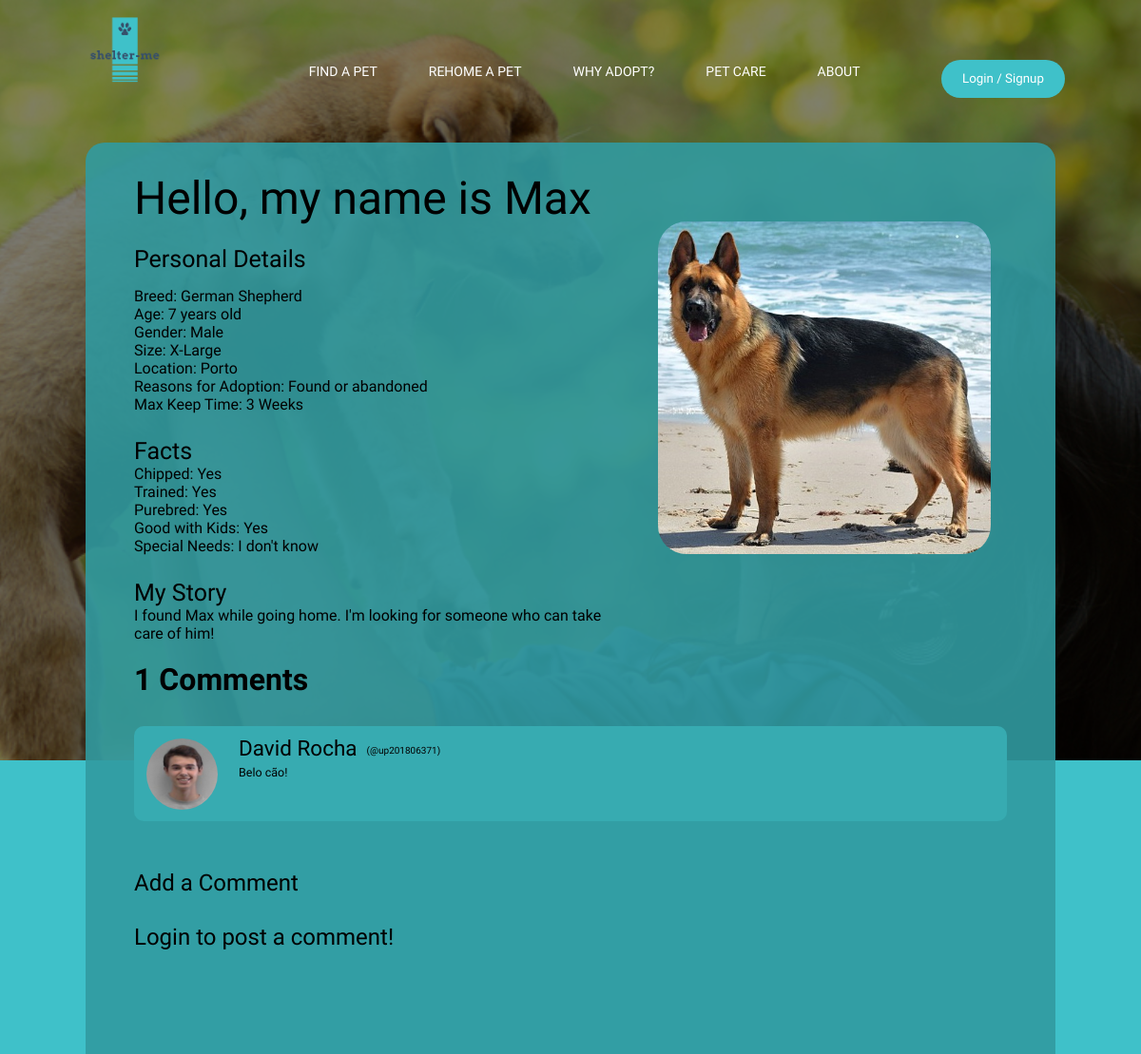
/pages/animalsdetails.php?animal_id=4, run on the app's committed database.
### tables this page shows
CREATE TABLE animal (animal_id INTEGER PRIMARY KEY, animal_name VARCHAR NOT NULL, species VARCHAR NOT NULL, breed VARCHAR NOT NULL, age INTEGER NOT NULL CHECK (age > 0), gender VARCHAR NOT NULL, size VARCHAR NOT NULL, spayed_neutered, location VARCHAR, reasons VARCHAR, keep_time VARCHAR, story VARCHAR, image INTEGER REFERENCES images (id), owner VARCHAR REFERENCES user (username) ON UPDATE CASCADE, adopted BOOLEAN, newowner VARCHAR REFERENCES user (username) ON UPDATE CASCADE, factID INTEGER REFERENCES factCheck (id));

CREATE TABLE factCheck(
  id integer primary key,
  chip varchar not null,
  trained varchar not null,
  purebred varchar not null,
  kids varchar not null,
  specialNeeds varchar(2000) not null
);

CREATE TABLE images (
  id INTEGER PRIMARY KEY,
  title VARCHAR NOT NULL
);

CREATE TABLE comments (
    id        INTEGER PRIMARY KEY AUTOINCREMENT,
    animal_id INTEGER REFERENCES animal (animal_id) ON UPDATE CASCADE,
    username  VARCHAR REFERENCES user (username) ON UPDATE CASCADE,
    text      VARCHAR
);

CREATE TABLE user (
    username     VARCHAR PRIMARY KEY,
    password     VARCHAR NOT NULL,
    firstname    VARCHAR,
    lastname     VARCHAR,
    gender       VARCHAR,
    phonenumber  INTEGER,
    aboutme      VARCHAR,
    city         VARCHAR,
    profilepicId INTEGER
);

### pages/animalsdetails.php (called while the page is built, shortened)
<?php
  include_once('../includes/header.php');
  include_once('../database/animals.php');
  include_once('../templates/tpl_favAndApplied.php');
  include_once('../templates/tpl_comments.php');
  include_once('../templates/tpl_animalsdetails.php');
  $id = $_GET['animal_id'];
  $animals = getAnimalById($id);
  $owner = getOwner($animals[0]['owner']);
  $comments = getAnimalComments($id);
  draw_animalsdetails($id, $animals, $owner, $comments);
?>

### database/animals.php (called while the page is built, shortened)
<?php
  function getAnimalComments($animal_id){
    $db = Database::instance()->db();
    $stmt = $db->prepare('SELECT * FROM comments WHERE animal_id = ?');
    $stmt->execute(array($animal_id));
    return $stmt->fetchAll();
  }
  function getAnimalById($animal_id){
    $db = Database::instance()->db();
    $stmt = $db->prepare('SELECT * FROM animal INNER JOIN images ON animal.image = images.id INNER JOIN factCheck on factID = factCheck.id WHERE animal_id = ?');
    $stmt->execute(array($animal_id));
    return $stmt->fetchAll();
  }
?>

### templates/tpl_animalsdetails.php (the view, shortened to what this page needs)
<?php function draw_animalsdetails($id, $animals, $owner, $comments) { ?>
    <!DOCTYPE html>
    <html>
        <body>
            <div class="backgroundBox">
                <div class="animalname">
                    Hello, my name is <?=strip_tags($animals[0]['animal_name'])?>
                </div>
                <div class = "infoandpic">
                    <div class ="info">
                        <div class="personaldetails">
                            <label> Personal Details </label>
                        </div>
                        <div class="breed">
                            <label> Breed: <?=$animals[0]['breed']?> </label>
                        </div>
                        <div class="age">
                            <label> Age: <?=$animals[0]['age']?> years old </label>
                        </div>
                        <div class="gender">
                            <label> Gender: <?=$animals[0]['gender']?> </label>
                        </div>
                        <div class="size">
                            <label> Size: <?=$animals[0]['size']?> </label>
                        </div>
                        <div class="location">
                            <label> Location: <?=$animals[0]['location']?> </label>
                        </div>
                        <div class="reasons">
                            <label> Reasons for Adoption: <?=$animals[0]['reasons']?> </label>
                        </div>
                        <div class="keeptime">
                            <label> Max Keep Time: <?=$animals[0]['keep_time']?> </label>
                        </div>
                        <div class="aboutme">
                            <label> Facts </label>
                        </div>
                        <div class="story">
                            <label> Chipped: <?=$animals[0]['chip']?> </label>
                        </div>
                        <div class="story">
                            <label> Trained: <?=$animals[0]['trained']?> </label>
                        </div>
                        <div class="story">
                            <label> Purebred: <?=$animals[0]['purebred']?> </label>
                        </div>
                        <div class="story">
                            <label> Good with Kids: <?=$animals[0]['kids']?> </label>
                        </div>
                        <div class="specialNeeds">
                            <label> Special Needs: <?=$animals[0]['specialNeeds']?> </label>
                        </div>
                        <div class="aboutme">
                            <label> My Story </label>
                        </div>
                        <div class="story">
                            <label> <?=$animals[0]['story']?> </label>
                        </div>
                        <?php show_favAndApplied($id, $animals, $owner); ?>
                </div>
                <?php show_comments($comments, $id, $owner['title']); ?>
            </div>
        </body>
    </html>
<?php } ?>

### templates/tpl_favAndApplied.php (shortened to what this page needs)
<?php function show_favAndApplied($id, $animals, $owner) {
  ?>
    </div>
    <div class = "animalpicture">
        <img src= <?= $animals[0]['title'] ?> class="animalpic" width="350px"/>
    </div>
<?php } ?>

### templates/tpl_comments.php (shortened to what this page needs)
<?php function show_comments($comments, $id, $owner) {
  ?>
    <?php
        $db = new PDO('sqlite:../database/shelter.db');
        $stmt = $db->prepare("SELECT * from user INNER JOIN comments ON user.username = comments.username INNER JOIN images on user.profilepicID = images.id WHERE animal_id = $id");
        $stmt->execute();
        $users = $stmt->fetchAll();
        $userid = 0;
    ?>
    <head> <script src="../js/script.js" defer></script> </head>
    <div class="comments" id ="comments">
        <h1> <?=count($comments)?> Comments </h1>
        <?php foreach ($comments as $comment) { ?>
            <div class="comment" id="comment">
                <article>
                    <div class = "userpicture">
                        <img src= <?=$users[$userid]['title']?> alt="animalpicture"/>
                    </div>
                    <div class="commentandpostedby">
                        <div class="postedby">
                            <div class="commentername"><?=$users[$userid]['firstname']." ".$users[$userid]['lastname']?></div>
                            <div class="commenterusername"><?="(@".$users[$userid]['username'].")"?></div>
                        </div>
                        <div class="text">
                            <p> <?=strip_tags($comment['text']);++$userid?></p>
                        </div>
                    </div>
                </article>
            </div>
            <div class="divisor"></div>
        <?php } ?>
    </div>
    <div class = "addcomment">
        <?php if (isset($_SESSION['username']) && $_SESSION['username'] != '') { ?>
            <form name="addcomment">
                <label> Add a Comment </label>
                <div class="textinput">
                    <textarea name="text"></textarea>
                </div>
                <input type="hidden" name="username" value="<?=$_SESSION['username']?>">
                <input type="hidden" name="animalid" value="<?=$id?>">
                <input type="hidden" name="firstname" value="<?=$loggeduser[0]['firstname']?>">
                <input type="hidden" name="lastname" value="<?=$loggeduser[0]['lastname']?>">
                <input type="hidden" name="owner" value="<?=$owner?>">
                <input type="submit" class="replycomment" value="Post">
            </form>
        <?php } else { ?>
            <form name="addcomment">
                <label> Add a Comment </label>
                <p> Login to post a comment! </p>
            </form>
        <?php } ?>
    </div>
    <div class="emptyspace"></div>
<?php } ?>

### css/style.css (style rules this page uses)
* { margin: 0; padding: 0; box-sizing: border-box; font-family: 'PT Sans Caption', sans-serif; }
body { font-family: roboto; background-color: #3fc1c9; }
.backgroundBox { background: rgba(49,155,160,0.9); position: relative; width: 85%; height: 100%; margin: auto; border-radius: 20px 20px 0px 0px; position: relative; top: 150px; }
.animalname { position: relative; top: 30px; padding-left: 5%; font-size: 300%; animation: drop 1.5s ease; }
.infoandpic { display: flex; width: 100%; }
.infoandpic .info { margin-top: 5%; margin-left: 5%; }
.infoandpic .info .personaldetails { font-size: 25px; margin-bottom: 15px; }
.infoandpic .info .aboutme { font-size: 25px; margin-top: 25px; }
.infoandpic .info .story { width: 90%; }
.infoandpic .animalpicture { margin-left: auto; margin-right: 5%; order: 2; }
.infoandpic .animalpicture .animalpic { min-height: 350px; min-width: 350px; max-height: 350px; max-width: 350px; border-radius: 30px; margin: auto; float: right; margin-top: 7.5%; margin-right: 5%; object-fit: cover; }
.comments { font-size: 200%; margin-top: 50px; width: 90%; margin: auto; margin-top: 20px; }
.comments h1 { font-size: 100%; margin-bottom: 30px; }
.comment article { background: rgb(55, 171, 177); border-radius: 10px; display: flex; }
.userpicture { width: 100px; height: 100px; }
.userpicture img { height: 75px; width: 75px; border-radius: 100px; margin-left: 12.5px; margin-top: 12.5px; }
.commentandpostedby { margin-left: 10px; }
.postedby { display: flex; font-size: 22.5px; margin-top: 10px; }
.commenterusername { font-size: 10px; margin-top: 10px; margin-left: 10px; }
.text { width: 100%; height: 50px; font-size: 12.5px; float: bottom; }
.text p { margin-top: 5px; }
.divisor { height: 20px; }
form { padding-top: 3%; padding-left: 5%; font-size: 150%; }
.addcomment form p { margin-top: 3%; margin-bottom: 1%; }
.emptyspace { width: 100%; height: 100px; }

### data on the page
animal: animal_name "Max", breed "German Shepherd", age "7", gender "Male", size "X-Large", location "Porto", reasons "Found or abandoned", keep_time "3 Weeks", factID.chip "Yes", factID.trained "Yes", factID.purebred "Yes", factID.kids "Yes", factID.specialNeeds "I don't know", story "I found Max while going home. I'm looking for someone who can take care of him!", image.title (picture)
comments: images.title (picture), username.firstname "David", username.lastname "Rocha", username "up201806371", text "Belo cão!"

### other printed values
count($comments) "1"
